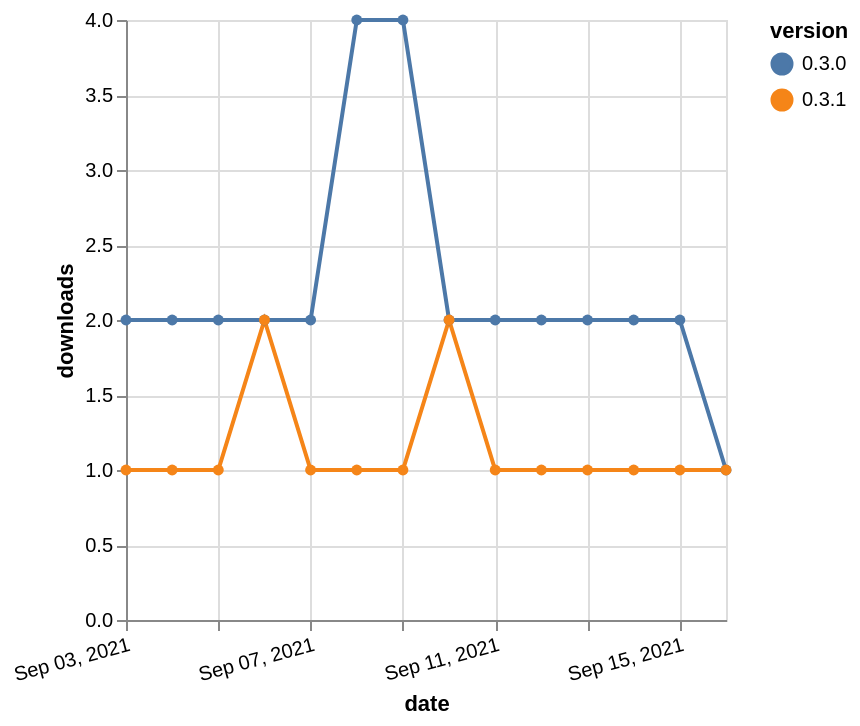

Vega-Lite specification for this chart:
### Vega-Lite specification from a JSON file in a GitHub repository (floating-point values rounded to 4 significant figures)
{"$schema": "https://vega.github.io/schema/vega-lite/v5.json", "description": "A simple bar chart with embedded data.", "data": {"values": [{"date": "2021-09-03", "total": 2880, "delta": 2, "version": "0.3.0"}, {"date": "2021-09-04", "total": 2882, "delta": 2, "version": "0.3.0"}, {"date": "2021-09-05", "total": 2884, "delta": 2, "version": "0.3.0"}, {"date": "2021-09-06", "total": 2886, "delta": 2, "version": "0.3.0"}, {"date": "2021-09-07", "total": 2888, "delta": 2, "version": "0.3.0"}, {"date": "2021-09-08", "total": 2892, "delta": 4, "version": "0.3.0"}, {"date": "2021-09-09", "total": 2896, "delta": 4, "version": "0.3.0"}, {"date": "2021-09-10", "total": 2898, "delta": 2, "version": "0.3.0"}, {"date": "2021-09-11", "total": 2900, "delta": 2, "version": "0.3.0"}, {"date": "2021-09-12", "total": 2902, "delta": 2, "version": "0.3.0"}, {"date": "2021-09-13", "total": 2904, "delta": 2, "version": "0.3.0"}, {"date": "2021-09-14", "total": 2906, "delta": 2, "version": "0.3.0"}, {"date": "2021-09-15", "total": 2908, "delta": 2, "version": "0.3.0"}, {"date": "2021-09-16", "total": 2909, "delta": 1, "version": "0.3.0"}, {"date": "2021-09-03", "total": 170, "delta": 1, "version": "0.3.1"}, {"date": "2021-09-04", "total": 171, "delta": 1, "version": "0.3.1"}, {"date": "2021-09-05", "total": 172, "delta": 1, "version": "0.3.1"}, {"date": "2021-09-06", "total": 174, "delta": 2, "version": "0.3.1"}, {"date": "2021-09-07", "total": 175, "delta": 1, "version": "0.3.1"}, {"date": "2021-09-08", "total": 176, "delta": 1, "version": "0.3.1"}, {"date": "2021-09-09", "total": 177, "delta": 1, "version": "0.3.1"}, {"date": "2021-09-10", "total": 179, "delta": 2, "version": "0.3.1"}, {"date": "2021-09-11", "total": 180, "delta": 1, "version": "0.3.1"}, {"date": "2021-09-12", "total": 181, "delta": 1, "version": "0.3.1"}, {"date": "2021-09-13", "total": 182, "delta": 1, "version": "0.3.1"}, {"date": "2021-09-14", "total": 183, "delta": 1, "version": "0.3.1"}, {"date": "2021-09-15", "total": 184, "delta": 1, "version": "0.3.1"}, {"date": "2021-09-16", "total": 185, "delta": 1, "version": "0.3.1"}]}, "width": "container", "mark": {"type": "line", "point": {"filled": true}}, "encoding": {"x": {"field": "date", "type": "temporal", "timeUnit": "yearmonthdate", "title": "date", "axis": {"labelAngle": -15}}, "y": {"field": "delta", "type": "quantitative", "title": "downloads"}, "color": {"field": "version", "type": "nominal"}, "tooltip": {"field": "delta"}}}
